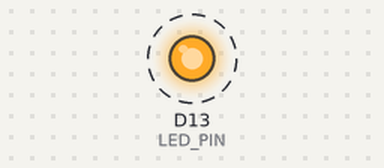
The program below on a simulated STM32 Nucleo. On the bench: output pins drawn as LEDs (lit = HIGH). Dashed ring = blinking.

Above: at 1.2 s.
Timing chart, 0 to 4.0 s (numbered marks = the images above):
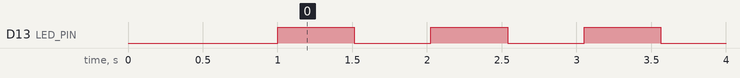

The program:

main.cpp
```cpp
#include <Arduino.h>
#include <Wire.h>

#define WIRE Wire

int result, nDevices;
byte error, addr;

// Nucleo-F446RE LD2
#define LED_PIN PA5

// put function declarations here:
int myFunction(int, int);

// Configure Serial monitor for uart1
HardwareSerial Serial3(PA10, PA9);  // RX, TX

void setup() {
  // Configure LD2
  pinMode(LED_PIN, OUTPUT);
  digitalWrite(LED_PIN, LOW);

  WIRE.begin();

  Serial3.begin(9600);
  while (!Serial3);

  delay(1000);

  result = myFunction(2, 3);
  Serial3.println("Setup Complete!");
}

void loop() {
  // Flash LD2 continuously
  digitalWrite(LED_PIN, !digitalRead(LED_PIN));

  nDevices = 0;

  for (addr = 1; addr < 127; addr++) {
    WIRE.beginTransmission(addr);
    error = WIRE.endTransmission();

    if (error == 0) {
      Serial3.print("I2C device found at address 0x");
      if (addr < 16)
        Serial3.print("0");
      Serial3.print(addr, HEX);
      Serial3.println(" !");

      nDevices++;
    } else if (error == 4) {
      Serial3.print("Unknown error at address 0x");
      if (addr < 16)
        Serial3.print("0");
      Serial3.print(addr, HEX);
      Serial3.println(" !");
    }
  }

  if (nDevices == 0)
    Serial3.println("No devices found!");

  Serial3.printf("Hello World!\n");
  Serial3.printf("Result: %d\n", result);

  delay(500);
}

// put function definitions here:
int myFunction(int x, int y) {
  return x + y;
}
```

Measured:
- by itself, D13 (LED_PIN): alternates HIGH for 0.51 s and LOW for 0.51 s
